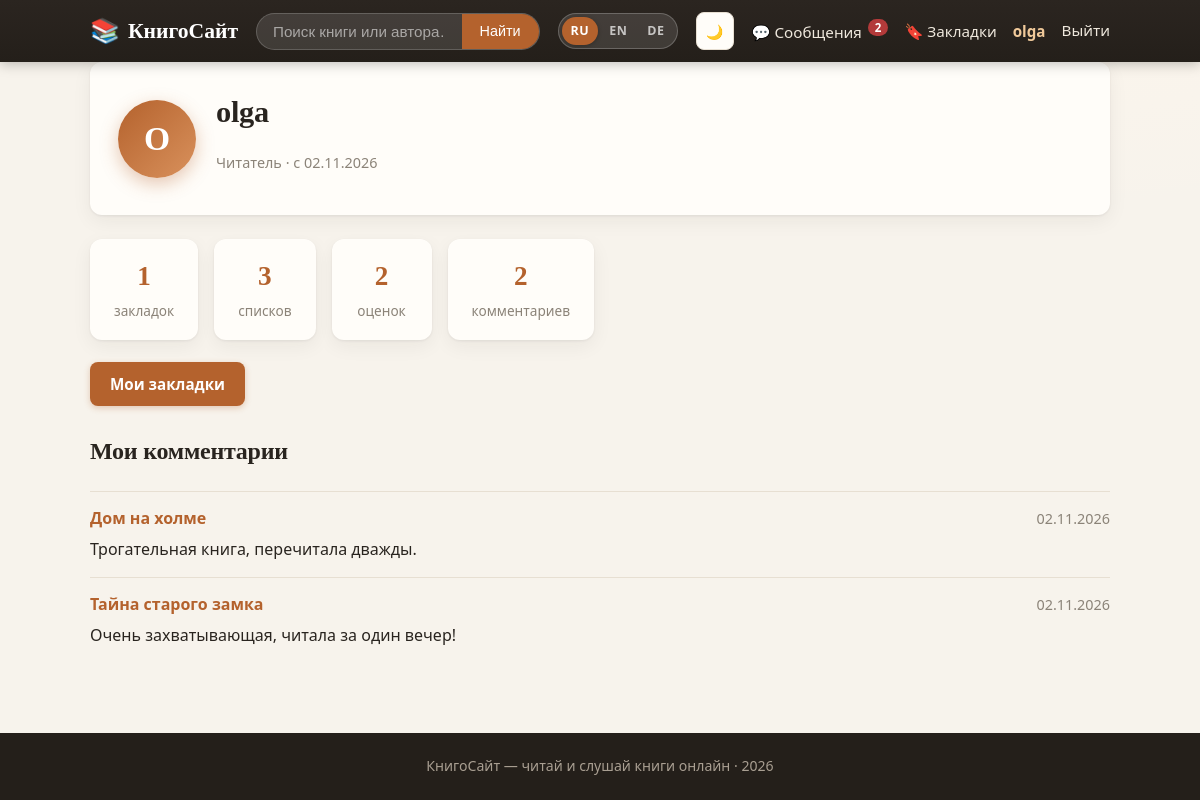
The page /profile/ (signed in) on the database its author committed.
### book/models.py (models this page shows, shortened)
class Comment(models.Model):
    book = models.ForeignKey(Book, on_delete=models.CASCADE, related_name='comments')
    user = models.ForeignKey(User, on_delete=models.CASCADE, related_name='comments')
    text = models.TextField()
    created_at = models.DateTimeField(auto_now_add=True)
    class Meta:
        ordering = ['-created_at']

class Book(models.Model):
    author = models.ForeignKey(User, on_delete=models.CASCADE, related_name='books')
    title = models.CharField(max_length=200)
    description = models.TextField(blank=True)
    genre = models.CharField(max_length=100, blank=True)
    cover = models.FileField(upload_to='covers/', blank=True, null=True)
    audio = models.FileField(upload_to='audio/', blank=True, null=True)
    created_at = models.DateTimeField(auto_now_add=True)

### book/views.py (the view)
# urls.py: path('profile/', views.profile, name='profile'),
@login_required
def profile(request):
    profile_obj, _ = Profile.objects.get_or_create(user=request.user)
    stats = {
        'books': request.user.books.count(),
        'comments': request.user.comments.count(),
        'ratings': request.user.ratings.count(),
        'bookmarks': Bookmark.objects.filter(list__user=request.user).count(),
        'lists': BookmarkList.objects.filter(user=request.user).count(),
    }
    my_books = request.user.books.all() if profile_obj.is_author else None
    return render(request, 'book/profile.html', {
        'profile_obj': profile_obj,
        'stats': stats,
        'my_books': my_books,
    })

### book/context_processors.py (called while the page is built)
def unread_notifications(request):
    if request.user.is_authenticated:
        return {'unread_count': request.user.notifications.filter(is_read=False).count()}
    return {'unread_count': 0}

def current_lang(request):
    from .translations import get_lang, LANGS
    return {
        'LANG': get_lang(request),
        'LANGS': LANGS,
    }

### book/models.py (called while the page is built)
    @property
    def is_author(self):
        return self.role == 'author'

### book/templatetags/i18n_tags.py (called while the page is built)
@register.simple_tag(takes_context=True)
def tr(context, text, **kwargs):
    request = context.get('request')
    lang = get_lang(request) if request else 'ru'
    return translate(lang, text, **kwargs)

### book/translations.py (called while the page is built)
def translate(lang, text, **kwargs):
    result = TRANSLATIONS.get(lang, {}).get(text, text)
    if kwargs:
        try:
            result = result % kwargs
        except (KeyError, TypeError, ValueError):
            pass
    return result

def get_lang(request):
    lang = request.COOKIES.get('lang', 'ru')
    return lang if lang in TRANSLATIONS or lang == 'ru' else 'ru'

### templates/book/profile.html (shortened to what this page needs)
{% extends 'book/base.html' %}
{% load i18n_tags %}
{% block content %}
  <div class="profile-head">
    <div class="avatar">{{ user.username|first|upper }}</div>
    <div>
      <h1>{{ user.username }}</h1>
      <p class="muted">
        {% if profile_obj.is_author %}{% tr 'Автор' %}{% else %}{% tr 'Читатель' %}{% endif %}
        · {% tr 'с' %} {{ user.date_joined|date:"d.m.Y" }}
      </p>
    </div>
  </div>
  <div class="stats">
    <div class="stat"><strong>{{ stats.bookmarks }}</strong><span>{% tr 'закладок' %}</span></div>
    <div class="stat"><strong>{{ stats.lists }}</strong><span>{% tr 'списков' %}</span></div>
    <div class="stat"><strong>{{ stats.ratings }}</strong><span>{% tr 'оценок' %}</span></div>
    <div class="stat"><strong>{{ stats.comments }}</strong><span>{% tr 'комментариев' %}</span></div>
  </div>
  <div class="profile-actions">
    <a href="{% url 'bookmarks' %}" class="btn">{% tr 'Мои закладки' %}</a>
  </div>
  <h2>{% tr 'Мои комментарии' %}</h2>
  {% for comment in user.comments.all|slice:":5" %}
    <div class="comment">
      <div class="comment-head">
        <strong><a href="{% url 'book_detail' comment.book.id %}">{{ comment.book.title }}</a></strong>
        <span class="muted">{{ comment.created_at|date:"d.m.Y" }}</span>
      </div>
      <p>{{ comment.text }}</p>
    </div>
  {% empty %}
    <p class="muted">{% tr 'Комментариев пока нет.' %}</p>
  {% endfor %}
{% endblock %}

### templates/book/base.html (shortened to what this page needs)
{% load static %}
{% load i18n_tags %}
<!DOCTYPE html>
<html lang="{{ LANG }}">
<head>
  <link rel="stylesheet" href="{% static 'css/style.css' %}">
</head>
<body class="{% block body_class %}{% endblock %}">
  <header class="header">
    <div class="container header-inner">
      <a href="{% url 'book_list' %}" class="logo">
        <span class="logo-icon">📚</span> {% tr 'КнигоСайт' %}
      </a>
      <form action="{% url 'book_list' %}" method="get" class="search-form">
        <input type="text" name="q" placeholder="{% tr 'Поиск книги или автора…  (Ctrl+K)' %}"
               value="{{ query|default:'' }}">
        <button type="submit">{% tr 'Найти' %}</button>
      </form>
      <div class="lang-switch" title="{% tr 'Язык' %}">
        {% for code, name in LANGS %}
          <a href="{% url 'set_lang' code %}"
             class="lang-btn {% if LANG == code %}active{% endif %}">{{ code|upper }}</a>
        {% endfor %}
      </div>
      <button id="theme-btn" class="tool-btn theme-btn" type="button"
              onclick="toggleTheme()" title="{% tr 'Сменить тему' %}">🌙</button>
      <nav class="nav">
        {% if user.is_authenticated %}
          <a href="{% url 'notifications' %}" class="nav-msg">
            💬 {% tr 'Сообщения' %}{% if unread_count %} <span class="badge">{{ unread_count }}</span>{% endif %}
          </a>
          <a href="{% url 'bookmarks' %}">🔖 {% tr 'Закладки' %}</a>
          <a href="{% url 'profile' %}" class="nav-user">{{ user.username }}</a>
          <form action="{% url 'logout' %}" method="post" class="inline-form">
            <button type="submit" class="link-btn">{% tr 'Выйти' %}</button>
          </form>
        {% else %}
          <a href="{% url 'login' %}">{% tr 'Вход' %}</a>
          <a href="{% url 'register' %}" class="btn btn-small">{% tr 'Регистрация' %}</a>
        {% endif %}
      </nav>
    </div>
  </header>
  <main class="container page-fade">
    {% block content %}{% endblock %}
  </main>
  <footer class="footer">
    {% tr 'КнигоСайт — читай и слушай книги онлайн' %} · {% now "Y" %}
  </footer>
</body>
</html>

### rows shown on the page
Comment: book "Дом на холме", created_at "02.11.2026", text "Трогательная книга, перечитала дважды."
Comment: book "Тайна старого замка", created_at "02.11.2026", text "Очень захватывающая, читала за один вечер!"

### other values the page prints
{{ code|upper }} "RU" "EN" "DE"
{{ unread_count }} "2"
{{ user.username }} "olga"
{{ user.username|first|upper }} "O"
{{ user.date_joined|date:"d.m.Y" }} "02.11.2026"
{{ stats.bookmarks }} "1"
{{ stats.lists }} "3"
{{ stats.ratings }} "2"
{{ stats.comments }} "2"
